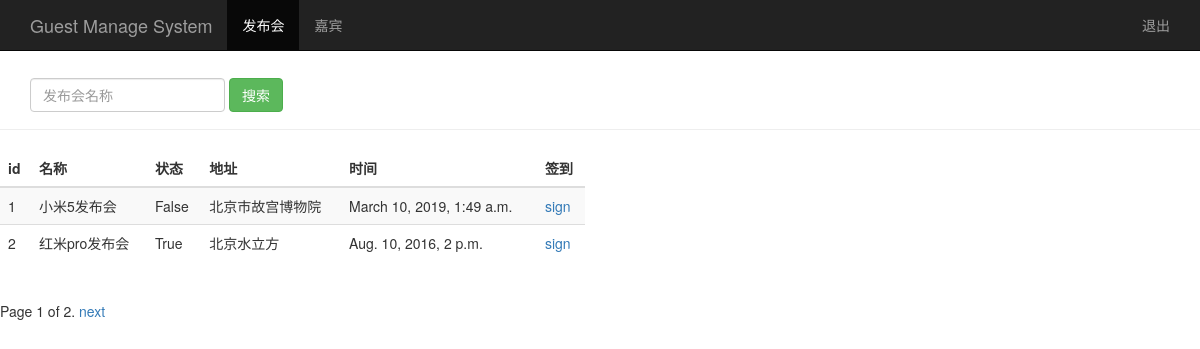
/event_manage/, run on the app's committed database.
### sign/models.py (models this page shows, shortened)
class Event(models.Model):
    name = models.CharField(max_length=100)  # 发布会标题
    limit = models.IntegerField()  # 参加人数
    status = models.BooleanField()  # 状态
    address = models.CharField(max_length=200)  # 地址
    start_time = models.DateTimeField('events time')  # 发布会时间
    create_time = models.DateTimeField(auto_now=True)  # 创建时间（自动获取当前时间）

### sign/views.py (the view)
# urls.py: url(r"^event_manage/$", views.event_manage),  # 进入发布会管理页
def event_manage(request):
    username = request.session.get("user", "")  # 读取浏览器session
    event_list = Event.objects.all()
    paginator = Paginator(event_list, 2)
    page = request.GET.get('page')
    try:
        contacts = paginator.page(page)
    except PageNotAnInteger:
        contacts = paginator.page(1)
    except EmptyPage:
        contacts = paginator.page(paginator.num_pages)
    return render(request, "event_manage.html", {"user": username, "events": contacts})

### sign/templates/event_manage.html (shortened to what this page needs)
<!DOCTYPE html>
<html lang="en">
<head>
    {% load bootstrap3 %}
    {% bootstrap_css %}
</head>
<body  role="document">
<nav class="navbar navbar-inverse navbar-fixed-top">
    <div class="container">
        <div class="navbar-header">
            <a class="navbar-brand" href="/event_manage/">Guest Manage System</a>
        </div>
        <div id="navbar" class="collapse navbar-collapse">
            <ul class="nav navbar-nav">
                <li class="active"><a href="#">发布会</a></li>
                <li><a href="/guest_manage/">嘉宾</a></li>
            </ul>
            <ul class="nav navbar-nav navbar-right">
                <li><a href="#">{{user}}</a></li>
                <li><a href="/logout/">退出</a></li>
            </ul>
        </div>
    </div>
</nav>
<div class="page-header" style="padding-top:30px;">
<div id="navbar" class="navbar-collapse collapse">
<form class="navbar-form" method="get" action="/event_search/">
<div class="form-group">
<input name="name" type="text" placeholder="发布会名称" class="form-control">
</div>
<button type="submit" class="btn btn-success">搜索</button>
</form>
</div>
</div>
<div class="row" style="padding-top:0px;">
    <div class="col-md-6">
        <table class="table table-striped">
            <thead>
            <tr>
                <th>id</th>
                <th>名称</th>
                <th>状态</th>
                <th>地址</th>
                <th>时间</th>
                <th>签到</th>
            </tr>
            </thead>
            <tbody>
            {% for event in events %}
            <tr>
                <td>{{ event.id }}</td>
                <td>{{ event.name }}</td>
                <td>{{ event.status }}</td>
                <td>{{ event.address }}</td>
                <td>{{ event.start_time }}</td>
                <td><a href="/sign_index/{{ event.id }}/" target="{{ event.id }}_blank">sign</a></td>
            </tr>
            {% endfor %}
            </tbody>
        </table>
    </div>
</div>
<div class="pagination">
<span class="step-links">
<span class="current">
Page {{ events.number }} of {{ events.paginator.num_pages }}.
</span>
{% if events.has_next %}
<a href="?page={{ events.next_page_number }}">next</a>
{% endif %}
</span>
</div>
</body>
</html>

### data on the page
Event: id "1", name "小米5发布会", status "False", address "北京市故宫博物院", start_time "March 10, 2019, 1:49 a.m."
Event: id "2", name "红米pro发布会", status "True", address "北京水立方", start_time "Aug. 10, 2016, 2 p.m."

### other printed values
{{ events.number }} "1"
{{ events.paginator.num_pages }} "2"
